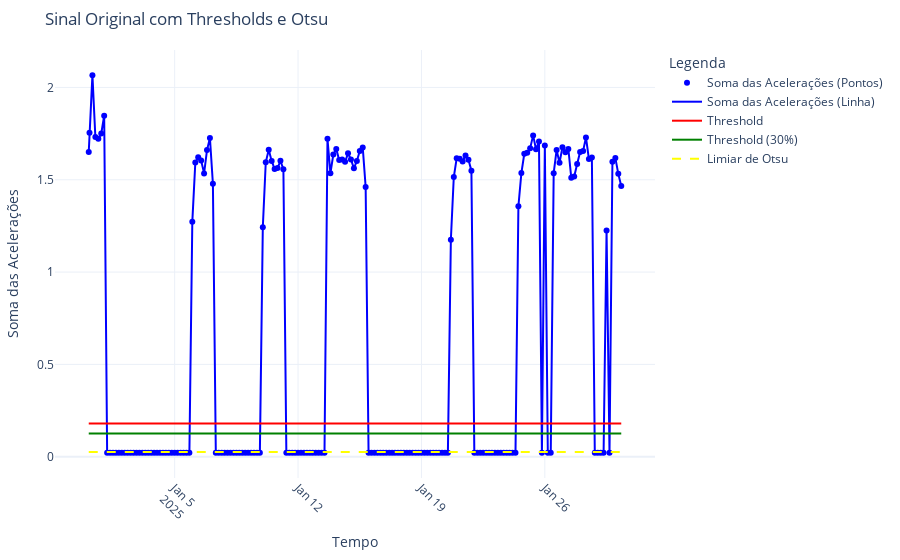

Notebook cell for this chart:
### Code cell
# Caminho para o arquivo com o dado a ser analisado
file_path = 'C:/Users/laura/Downloads/Dados/Dados_TCC/DyL4.03.A5492/DyL4.03.A5492.xlsx'
# Carrega o arquivo Excel
df = pd.read_excel(file_path)
# Soma das acelerações
df['acceleration_sum'] = df['x_acceleration'] + df['y_acceleration'] + df['z_acceleration']
signal = df['acceleration_sum']
len_signal = len(df['acceleration_sum'])

# Define os valores de threshold
threshold = 0.18015
threshold_30 = 0.126105

# Remove os outliers
df_filtered = remove_outliers_std(df, 'acceleration_sum')
signal_filtered = df_filtered['acceleration_sum']
# Limiar de Otsu
otsu_trsh_filtered = calculate_otsu_threshold(signal_filtered)


print(f"Número total de pontos: {len_signal}")

print(f"Limiar de Otsu (Filtrado): {otsu_trsh_filtered}")

# Plota o gráfico original com as linhas de referência
plot_signal(df, signal, threshold, threshold_30, otsu_trsh_filtered, title="Sinal Original com Thresholds e Otsu")

### Figure 1 — Plotly figure (JSON) as saved in the notebook; plotly's stock layout.template omitted (floating-point values rounded to 4 significant figures; data arrays with more than 128 entries replaced by an {"elided": "..."} marker saying what was removed)
{"data": [{"marker": {"color": "blue"}, "mode": "markers", "name": "Soma das Acelerações (Pontos)", "type": "scatter", "visible": true, "x": {"elided": "183 str values"}, "y": {"elided": "183 float values"}}, {"line": {"color": "blue", "width": 2}, "mode": "lines", "name": "Soma das Acelerações (Linha)", "type": "scatter", "visible": true, "x": {"elided": "183 str values"}, "y": {"elided": "183 float values"}}, {"line": {"color": "red"}, "mode": "lines", "name": "Threshold", "type": "scatter", "x": {"elided": "183 str values"}, "y": {"elided": "183 float values"}}, {"line": {"color": "green"}, "mode": "lines", "name": "Threshold (30%)", "type": "scatter", "x": {"elided": "183 str values"}, "y": {"elided": "183 float values"}}, {"line": {"color": "yellow", "dash": "dash"}, "mode": "lines", "name": "Limiar de Otsu", "type": "scatter", "x": {"elided": "183 str values"}, "y": {"elided": "183 float values"}}], "layout": {"legend": {"title": {"text": "Legenda"}}, "margin": {"b": 50, "l": 50, "r": 50, "t": 50}, "title": {"text": "Sinal Original com Thresholds e Otsu"}, "xaxis": {"tickangle": 45, "title": {"text": "Tempo"}}, "yaxis": {"title": {"text": "Soma das Acelerações"}}}}
